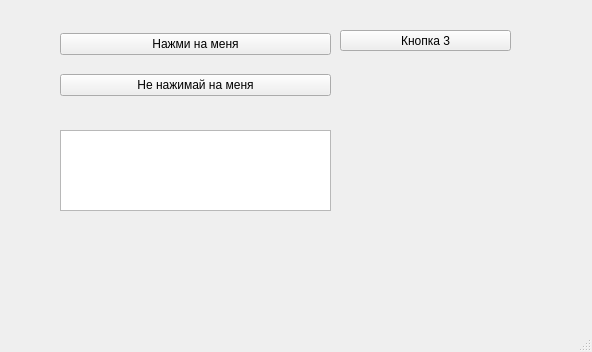
<?xml version="1.0" encoding="UTF-8"?>
<ui version="4.0">
 <class>MainWindow</class>
 <widget class="QMainWindow" name="MainWindow">
  <property name="geometry">
   <rect>
    <x>0</x>
    <y>0</y>
    <width>592</width>
    <height>352</height>
   </rect>
  </property>
  <property name="windowTitle">
   <string>MainWindow</string>
  </property>
  <widget class="QWidget" name="centralwidget">
   <widget class="QPushButton" name="pushButton_3">
    <property name="geometry">
     <rect>
      <x>340</x>
      <y>30</y>
      <width>171</width>
      <height>21</height>
     </rect>
    </property>
    <property name="text">
     <string>Кнопка 3</string>
    </property>
   </widget>
   <widget class="QTextEdit" name="textEdit">
    <property name="geometry">
     <rect>
      <x>60</x>
      <y>130</y>
      <width>271</width>
      <height>81</height>
     </rect>
    </property>
   </widget>
   <widget class="QWidget" name="">
    <property name="geometry">
     <rect>
      <x>60</x>
      <y>20</y>
      <width>271</width>
      <height>91</height>
     </rect>
    </property>
    <layout class="QVBoxLayout" name="verticalLayout_2">
     <item>
      <widget class="QPushButton" name="pushButton_1">
       <property name="text">
        <string>Нажми на меня</string>
       </property>
      </widget>
     </item>
     <item>
      <widget class="QPushButton" name="pushButton_2">
       <property name="text">
        <string>Не нажимай на меня</string>
       </property>
      </widget>
     </item>
    </layout>
   </widget>
  </widget>
  <widget class="QMenuBar" name="menubar">
   <property name="geometry">
    <rect>
     <x>0</x>
     <y>0</y>
     <width>592</width>
     <height>22</height>
    </rect>
   </property>
  </widget>
  <widget class="QStatusBar" name="statusbar"/>
 </widget>
 <resources/>
 <connections/>
</ui>
